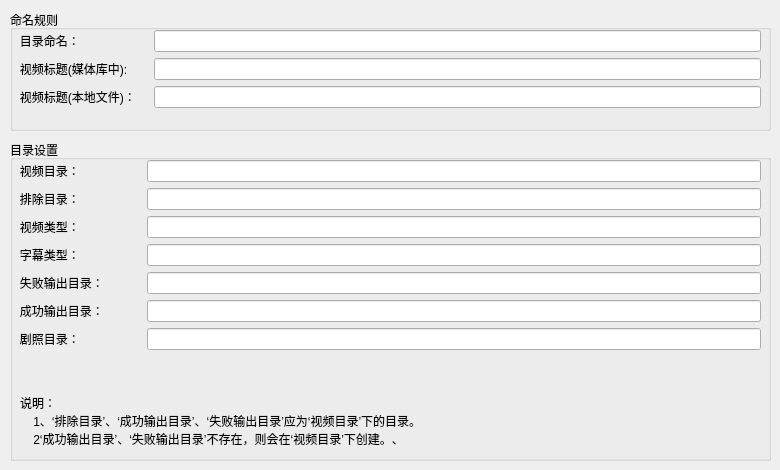
      <widget class="QWidget" name="tab_2">
       <attribute name="title">
        <string>目录设置</string>
       </attribute>
       <widget class="QGroupBox" name="groupBox_8">
        <property name="geometry">
         <rect>
          <x>10</x>
          <y>10</y>
          <width>761</width>
          <height>121</height>
         </rect>
        </property>
        <property name="title">
         <string>命名规则</string>
        </property>
        <widget class="QWidget" name="formLayoutWidget_4">
         <property name="geometry">
          <rect>
           <x>0</x>
           <y>20</y>
           <width>751</width>
           <height>140</height>
          </rect>
         </property>
         <layout class="QFormLayout" name="formLayout_6">
          <item row="0" column="0">
           <widget class="QLabel" name="label_43">
            <property name="text">
             <string>   目录命名：             </string>
            </property>
           </widget>
          </item>
          <item row="0" column="1">
           <widget class="QLineEdit" name="lineEdit_dir_name"/>
          </item>
          <item row="1" column="0">
           <widget class="QLabel" name="label_44">
            <property name="text">
             <string>   视频标题(媒体库中):      </string>
            </property>
           </widget>
          </item>
          <item row="1" column="1">
           <widget class="QLineEdit" name="lineEdit_media_name"/>
          </item>
          <item row="2" column="0">
           <widget class="QLabel" name="label_45">
            <property name="text">
             <string>   视频标题(本地文件)：   </string>
            </property>
           </widget>
          </item>
          <item row="2" column="1">
           <widget class="QLineEdit" name="lineEdit_local_name"/>
          </item>
         </layout>
        </widget>
       </widget>
       <widget class="QGroupBox" name="groupBox_16">
        <property name="geometry">
         <rect>
          <x>10</x>
          <y>140</y>
          <width>761</width>
          <height>321</height>
         </rect>
        </property>
        <property name="title">
         <string>目录设置</string>
        </property>
        <widget class="QWidget" name="formLayoutWidget_5">
         <property name="geometry">
          <rect>
           <x>0</x>
           <y>20</y>
           <width>751</width>
           <height>221</height>
          </rect>
         </property>
         <layout class="QFormLayout" name="formLayout_2">
          <item row="0" column="0">
           <widget class="QLabel" name="label_49">
            <property name="text">
             <string>   视频目录：</string>
            </property>
           </widget>
          </item>
          <item row="0" column="1">
           <widget class="QLineEdit" name="lineEdit_movie_path"/>
          </item>
          <item row="2" column="0">
           <widget class="QLabel" name="label_40">
            <property name="text">
             <string>   视频类型：              </string>
            </property>
           </widget>
          </item>
          <item row="2" column="1">
           <widget class="QLineEdit" name="lineEdit_movie_type"/>
          </item>
          <item row="3" column="0">
           <widget class="QLabel" name="label_42">
            <property name="text">
             <string>   字幕类型：             </string>
            </property>
           </widget>
          </item>
          <item row="3" column="1">
           <widget class="QLineEdit" name="lineEdit_sub_type"/>
          </item>
          <item row="4" column="0">
           <widget class="QLabel" name="label_46">
            <property name="text">
             <string>   失败输出目录：           </string>
            </property>
           </widget>
          </item>
          <item row="4" column="1">
           <widget class="QLineEdit" name="lineEdit_fail"/>
          </item>
          <item row="5" column="0">
           <widget class="QLabel" name="label_47">
            <property name="frameShape">
             <enum>QFrame::NoFrame</enum>
            </property>
            <property name="text">
             <string>   成功输出目录：         </string>
            </property>
           </widget>
          </item>
          <item row="5" column="1">
           <widget class="QLineEdit" name="lineEdit_success"/>
          </item>
          <item row="1" column="0">
           <widget class="QLabel" name="label_48">
            <property name="text">
             <string>   排除目录：</string>
            </property>
           </widget>
          </item>
          <item row="1" column="1">
           <widget class="QLineEdit" name="lineEdit_escape_dir"/>
          </item>
          <item row="6" column="0">
           <widget class="QLabel" name="label_50">
            <property name="frameShape">
             <enum>QFrame::NoFrame</enum>
            </property>
            <property name="text">
             <string>   剧照目录：         </string>
            </property>
           </widget>
          </item>
          <item row="6" column="1">
           <widget class="QLineEdit" name="lineEdit_extrafanart_dir"/>
          </item>
         </layout>
        </widget>
        <widget class="QLabel" name="label_7">
         <property name="geometry">
          <rect>
           <x>10</x>
           <y>250</y>
           <width>731</width>
           <height>61</height>
          </rect>
         </property>
         <property name="text">
          <string>说明：
    1、‘排除目录’、‘成功输出目录’、‘失败输出目录’应为‘视频目录’下的目录。
    2‘成功输出目录’、‘失败输出目录’不存在，则会在‘视频目录’下创建。、</string>
         </property>
        </widget>
       </widget>
      </widget>
